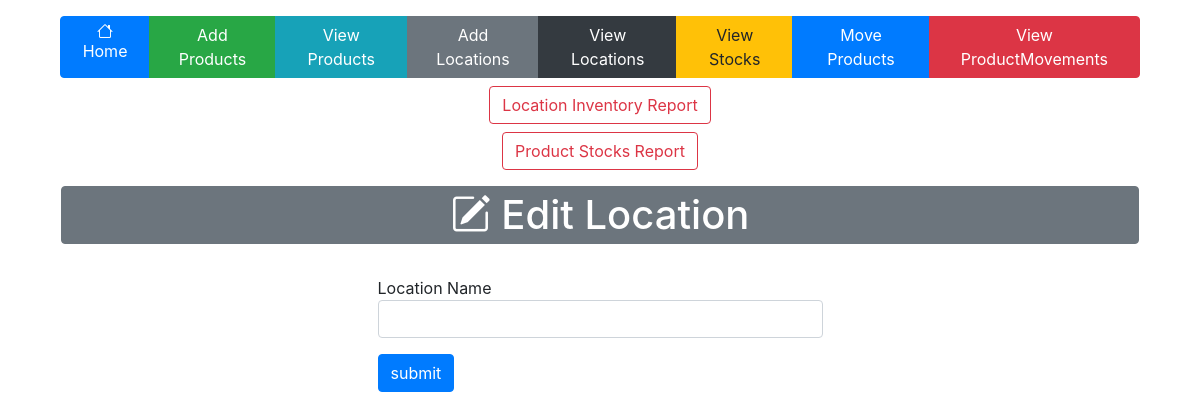
Before: /edit_locations/2013 with the older database file.
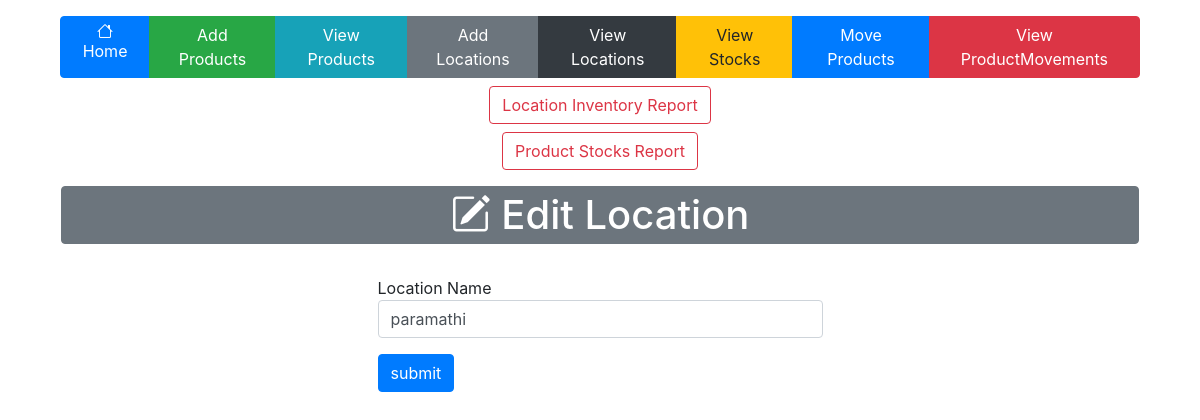
After: the same page with the newer database file.
### tables this page shows
CREATE TABLE "locations" (
	"L_ID"	INTEGER,
	"L_NAME"	TEXT,
	PRIMARY KEY("L_ID" AUTOINCREMENT)
);

### app.py (the view, shortened to what this page needs)
@app.route('/edit_locations/<string:lid>',methods=['POST','GET'])
def edit_locations(lid):
    con=sql.connect("inventory.db")
    con.row_factory=sql.Row
    cur=con.cursor()
    cur.execute("select * from locations where L_ID=?",(lid,))
    data=cur.fetchone()
    return render_template("edit_locations.html",datas=data)

### templates/edit_locations.html
{% extends 'layout.html' %}
{% block body %}
<div class="d-flex justify-content-between align-items-center mb-3">
    <div class="flex-grow-1 text-center">
        <h1 class="border border-secondary m-3 p-1 bg-secondary text-white rounded bolder"><i class="bi bi-pencil-square"></i> Edit Location</h1>
    </div>
</div>
    <div class="row">
        <div class="col-5 mx-auto">
            <form method="post" action='{{url_for("edit_locations",lid=datas.L_ID)}}'>
                <div class="form-group">
                    <lable>Location Name</lable>
                    <input type="text" name="lname" required class="form-control" value="{{datas.L_NAME}}">
                </div>
                <input type="submit" value="submit" class="btn btn-primary">
            </form>
        </div>
    </div>
{% endblock %}

Changed rows visible on the page:
added locations: lname "paramathi"
